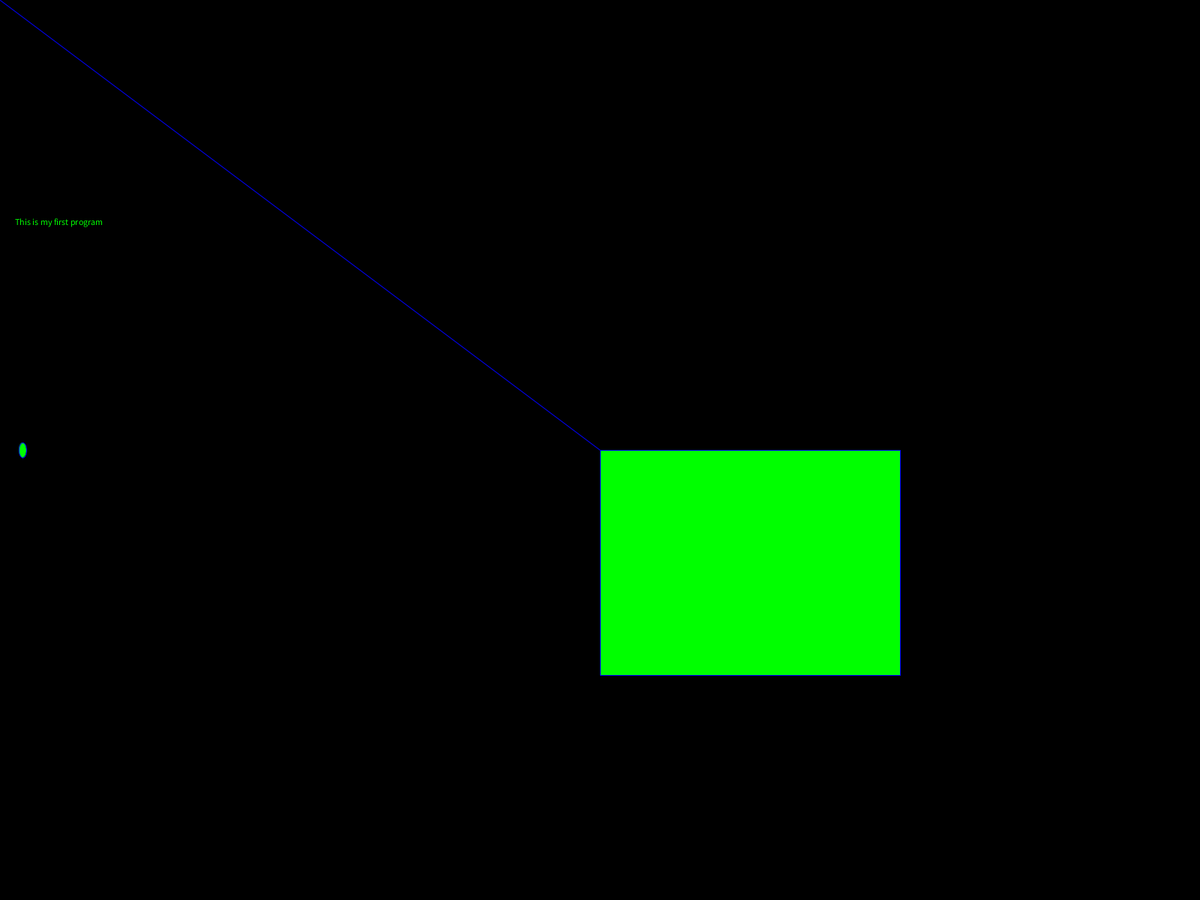
Frame 1 (no input)
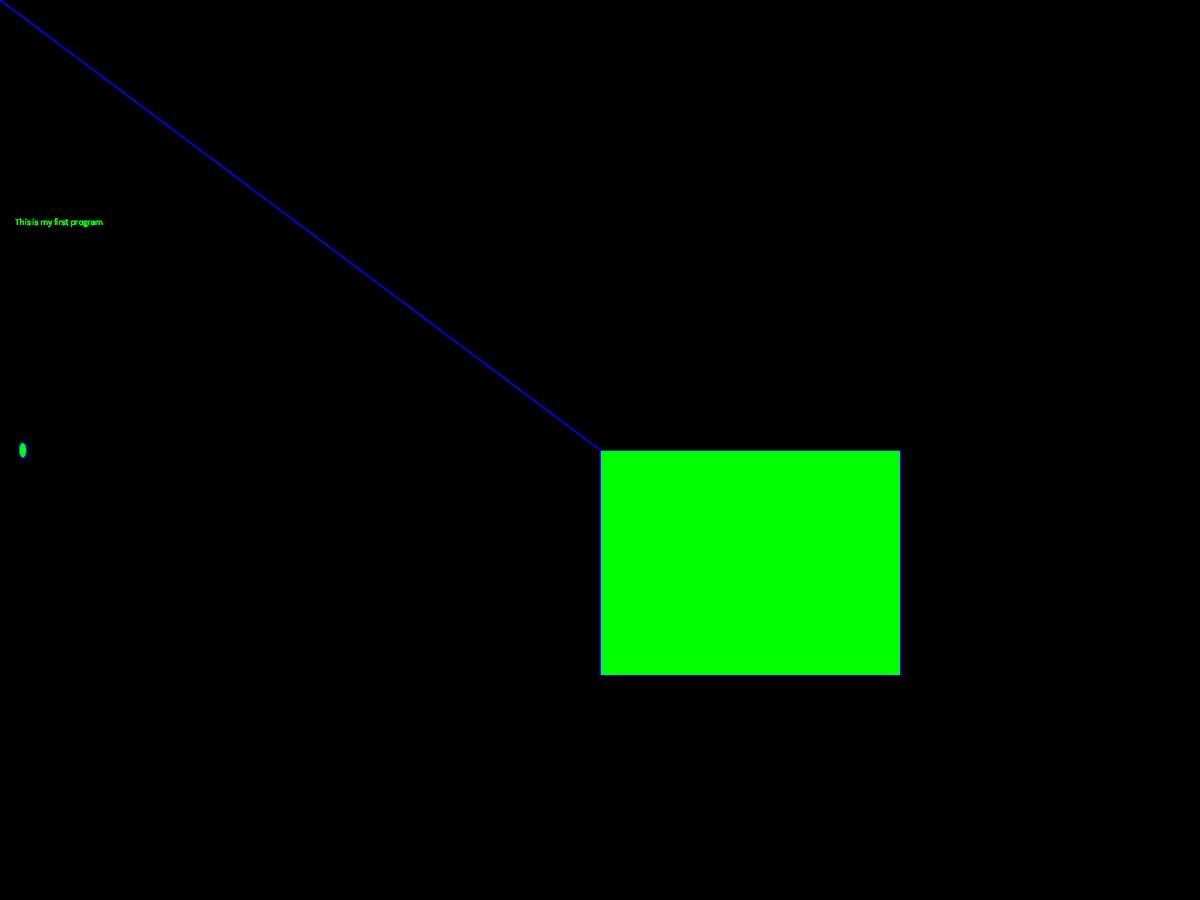
Frame 60 (the mouse pressed at the canvas centre just before this capture)
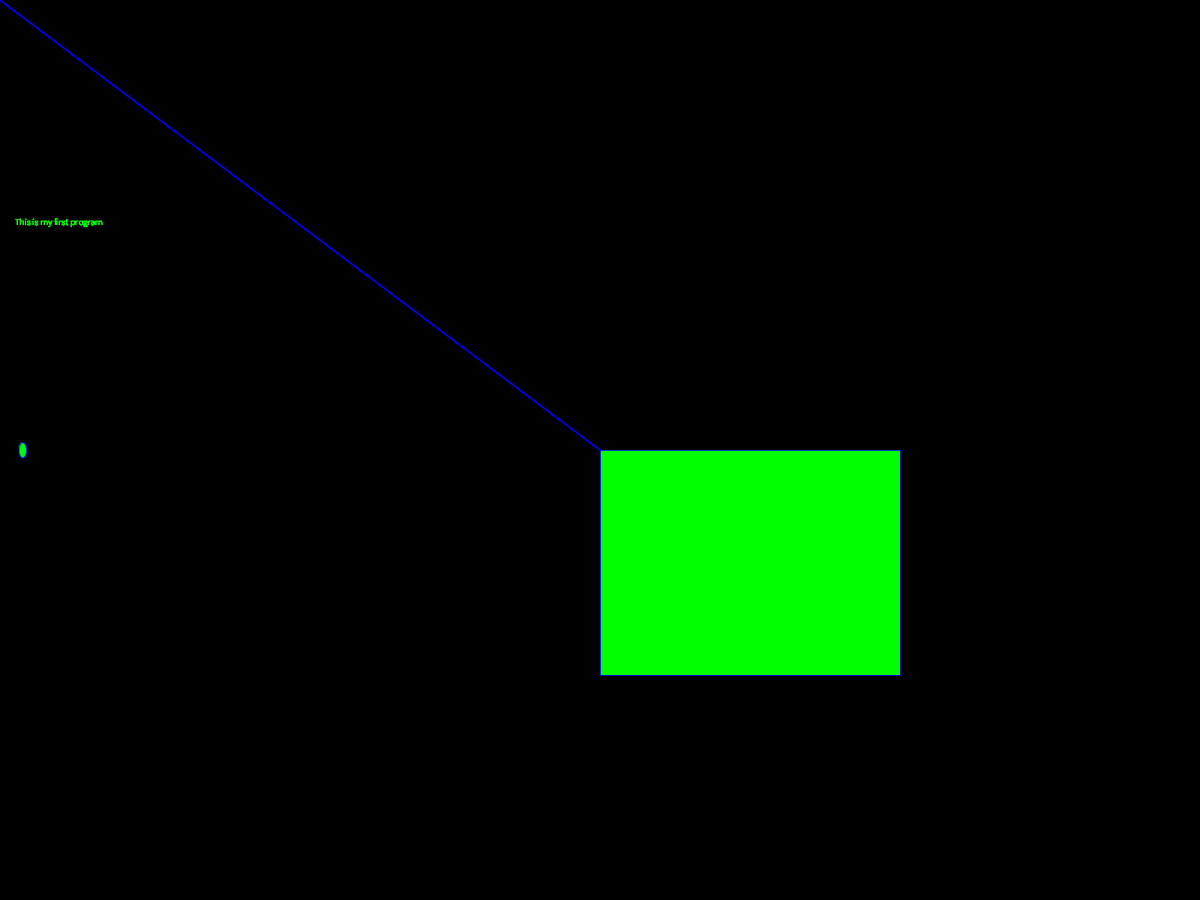
Frame 120 (the mouse held since frame 60 and released just before this capture)

The Processing sketch that drew these frames (run headless with seeded random() and noise(); from frame 60 on, the mouse is pressed at the canvas centre):

// Processing sketch: program_flow
// ── program_flow.pde
void setup() //runs once
{
  fullScreen(); //sets full screen
  background(0);  //Set the background color to black
  fill(0,255,0);  //Set the interior of objects to green
  stroke(0,0,255);  //Set the outline of objects to be blue
}

void draw() //runs forever
{
  line(0, 0, width/2,height/2); //draws a line - line()
  rect(width/2,height/2, width/4,height/4); //draws a rectangle
  ellipse(30, height/2, 10,20); //draws a circle
  text("This is my first program", 20, height/4); //writes text on screen
 
}
